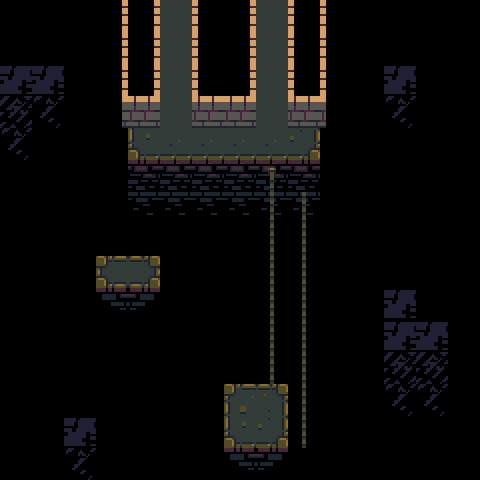

A level layout from a 2D game, rendered from its tile map. Below: a short description, then the map file with its tile-grid data intact:
An orthogonal 15x15 tile map with 32x32 px tiles, 4 tile layers (ground, death, walls, guff), 2 tilesets and 7 objects (2x connection, 2x platform, block, pressure, door).

<map version="1.0" tiledversion="1.0.3" orientation="orthogonal" renderorder="right-down" width="15" height="15" tilewidth="32" tileheight="32" nextobjectid="48">
 <properties>
  <property name="isWind" value="true" />
  <property name="number" value="34" />
 </properties>
 <tileset firstgid="1" source="brown.tsx" />
 <tileset firstgid="101" source="tower-tileset.tsx" />
 <layer name="ground" width="15" height="15">
  <data encoding="csv">
0,0,0,0,0,0,0,0,0,0,0,0,0,0,0,
0,0,0,0,0,2,0,0,2,0,0,0,0,0,0,
0,0,0,0,0,2,0,0,2,0,0,0,0,0,0,
0,0,0,0,0,2,0,0,2,0,0,0,0,0,0,
0,0,0,0,64,65,65,65,65,66,0,0,0,0,0,
0,0,0,0,0,0,0,0,0,0,0,0,0,0,0,
0,0,0,0,0,0,0,0,0,0,0,0,0,0,0,
0,0,0,0,0,0,0,0,0,0,0,0,0,0,0,
0,0,0,59,48,0,0,0,0,0,0,0,0,0,0,
0,0,0,0,0,0,0,0,0,0,0,0,0,0,0,
0,0,0,0,0,0,0,0,0,0,0,0,0,0,0,
0,0,0,0,0,0,0,0,0,0,0,0,0,0,0,
0,0,0,0,0,0,0,44,46,0,0,0,0,0,0,
0,0,0,0,0,0,0,64,66,0,0,0,0,0,0,
0,0,0,0,0,0,0,0,0,0,0,0,0,0,0
</data>
 </layer>
 <layer name="death" width="15" height="15">
  <data encoding="csv">
0,0,0,0,0,0,0,0,0,0,0,0,0,0,0,
0,0,0,0,0,0,0,0,0,0,0,0,0,0,0,
0,0,0,0,0,0,0,0,0,0,0,0,0,0,0,
0,0,0,0,0,0,0,0,0,0,0,0,0,0,0,
0,0,0,4,0,0,0,0,0,0,4,0,0,0,0,
0,0,0,4,79,79,79,79,79,79,4,0,0,0,0,
0,0,0,0,89,89,89,89,89,89,0,0,0,0,0,
0,0,4,4,4,4,0,4,4,4,0,0,0,0,0,
0,0,4,0,0,4,0,4,4,4,0,0,0,0,0,
0,0,4,78,80,4,0,4,4,4,0,0,0,0,0,
0,0,0,0,0,0,0,4,4,4,0,0,0,0,0,
0,0,0,0,0,0,4,4,4,4,0,0,0,0,0,
0,0,0,0,0,0,4,0,0,4,0,0,0,0,0,
0,0,0,0,0,0,4,0,0,4,0,0,0,0,0,
0,0,0,0,0,0,4,78,80,4,0,0,0,0,0
</data>
 </layer>
 <layer name="walls" width="15" height="15">
  <data encoding="csv">
0,0,0,14,14,2,15,14,2,15,15,0,0,0,0,
0,0,0,14,14,0,15,14,0,15,15,0,0,0,0,
0,0,0,14,14,0,15,14,0,15,15,0,0,0,0,
0,0,0,24,12,0,12,12,0,12,21,0,0,0,0,
0,0,0,0,0,0,0,0,0,0,0,0,0,0,0,
0,0,0,0,0,0,0,0,0,0,0,0,0,0,0,
0,0,0,0,0,0,0,0,0,0,0,0,0,0,0,
0,0,0,0,0,0,0,0,0,0,0,0,0,0,0,
0,0,0,0,0,0,0,0,0,0,0,0,0,0,0,
0,0,0,0,0,0,0,0,0,0,0,0,0,0,0,
0,0,0,0,0,0,0,0,0,0,0,0,0,0,0,
0,0,0,0,0,0,0,0,0,0,0,0,0,0,0,
0,0,0,0,0,0,0,0,0,0,0,0,0,0,0,
0,0,0,0,0,0,0,0,0,0,0,0,0,0,0,
0,0,0,0,0,0,0,0,0,0,0,0,0,0,0
</data>
 </layer>
 <layer name="guff" width="15" height="15">
  <data encoding="csv">
0,0,0,0,0,0,0,0,0,0,0,0,0,0,0,
0,0,0,0,0,0,0,0,0,0,0,0,0,0,0,
191,191,0,0,0,0,0,0,0,0,0,0,191,0,0,
192,193,0,0,0,0,0,0,0,0,0,0,193,0,0,
193,0,0,0,0,0,0,0,0,0,0,0,0,0,0,
0,0,0,0,198,0,0,0,150,200,0,0,0,0,0,
0,0,0,0,0,0,0,0,160,160,0,0,0,0,0,
0,0,0,0,0,0,0,0,160,160,0,0,0,0,0,
0,0,0,0,0,0,0,0,160,160,0,0,0,0,0,
0,0,0,0,0,0,0,0,160,160,0,0,191,0,0,
0,0,0,0,0,0,0,0,160,160,0,0,191,191,0,
0,0,0,0,0,0,0,0,160,160,0,0,192,192,0,
0,0,0,0,0,0,0,0,0,160,0,0,193,193,0,
0,0,191,0,0,0,0,0,0,160,0,0,0,0,0,
0,0,193,0,0,0,0,0,0,0,0,0,0,0,0
</data>
 </layer>
 <objectgroup name="objects">
  <object id="9" name="77" type="connection" x="256" y="32" width="32" height="32">
   <properties>
    <property name="dir" value="down" />
    <property name="to" value="76" />
   </properties>
  </object>
  <object id="10" name="78" type="connection" x="160" y="32" width="32" height="32">
   <properties>
    <property name="dir" value="down" />
    <property name="to" value="79" />
   </properties>
  </object>
  <object id="39" type="block" x="128" y="256" width="32" height="32" />
  <object id="43" type="platform" x="256" y="160" width="32" height="32">
   <properties>
    <property name="isActive" value="true" />
    <property name="movey" value="-6" />
    <property name="switch" value="b" />
   </properties>
  </object>
  <object id="44" type="pressure" x="96" y="256" width="32" height="32">
   <properties>
    <property name="switch" value="a" />
   </properties>
  </object>
  <object id="46" type="door" x="160" y="96" width="32" height="32">
   <properties>
    <property name="isOpen" value="false" />
    <property name="switch" value="a" />
   </properties>
  </object>
  <object id="47" type="platform" x="288" y="416" width="32" height="32">
   <properties>
    <property name="isActive" value="true" />
    <property name="movey" value="8" />
    <property name="switch" value="b" />
   </properties>
  </object>
 </objectgroup>
</map>
